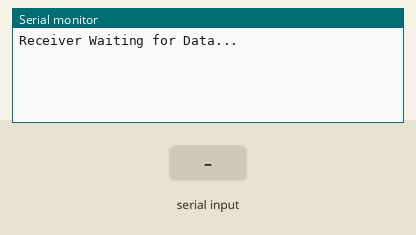
Recording of a sketch running on a simulated ESP32. Parts: the last lines printed to the serial monitor. The test bench sets the inputs (shaded band).

Above: at 1.2 s.
1.3 s: "1\n" received over the second serial link
At 1.6 s:
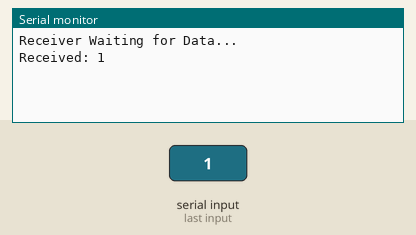
2.8 s: "0\n" received over the second serial link
At 4.0 s:
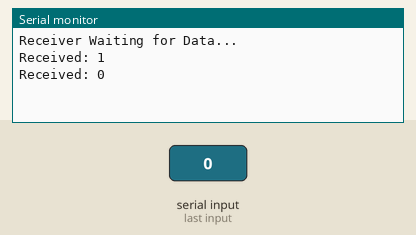
4.3 s: "2\n" received over the second serial link
At 5.1 s:
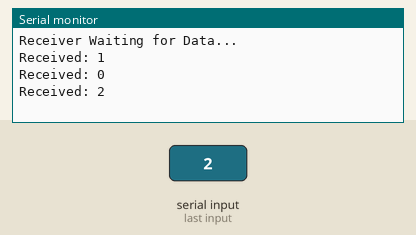

Measured:
- after the input at 1.3 s, the serial monitor: prints a new line at once (image 1)
- after the input at 2.8 s, the serial monitor: prints a new line at once (image 2)
- after the input at 4.3 s, the serial monitor: prints a new line at once (image 3)

The sketch:

Reciever.ino
```cpp
/* * =========================================================================
 * DOCUMENTATION
 * * Micro-controller: ESP32 (e.g., DevKit V1)
 * * Libraries Used:
 * 1. Arduino.h (Standard Arduino base library)
 * 2. HardwareSerial.h (Built-in ESP32 serial communication)
 * Author: Espressif Systems
 * * Note: This code uses raw Serial2 communication for the EBYTE E32 LoRa
 * module. No external library zip is required for this basic implementation.
 * =========================================================================
 */

#include <Arduino.h>

void setup() {
  // USB Serial for debugging via Serial Monitor
  Serial.begin(115200);

  // Hardware Serial 2 for E32 (RX=16, TX=17)
  // Ensure the baud rate matches the Transmitter (9600 is default)
  Serial2.begin(9600, SERIAL_8N1, 16, 17);

  Serial.println("Receiver Waiting for Data...");
}

void loop() {
  // Check if data has been received over the air by the E32 module
  if (Serial2.available()) {
    // Read the incoming string until a newline character is detected
    String incomingData = Serial2.readStringUntil('\n');

    // Print the received message to the local Serial Monitor
    Serial.print("Received: ");
    Serial.println(incomingData);
  }
}
```
